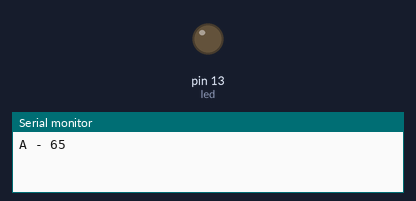
Simulated run of this sketch. Board: Arduino Uno, built with avr-gcc and run on an emulated ATmega328P. On the bench: output pins drawn as LEDs (lit = HIGH), the last lines printed to the serial monitor.

Above: at 1.0 s.
At 3.0 s:
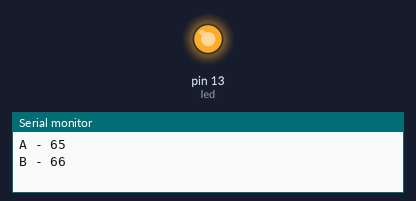
Timing chart, 0 to 5.2 s (numbered marks = the images above):
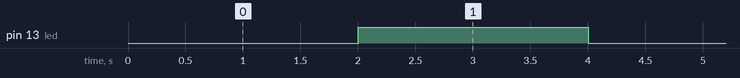

Measured:
- by itself, pin 13 (led): alternates HIGH for 2.0 s and LOW for 2.0 s

The sketch:

Ex1.ino
```cpp
int letra = 65;
const int Z = 90;
int led = 13;
void setup()
{
  Serial.begin(9600);
  pinMode(13, OUTPUT);
}

void loop()
{
  Serial.write(letra);
  Serial.print(" - ");
  Serial.print(letra);
  Serial.print("\n");

  if(letra % 2 == 0){
  digitalWrite(led, 1);
  delay(1000);
  }
  else{
  digitalWrite(led, 0);
  delay(1000);
  }

  letra++;
  delay(1000);

  if(letra > 90){
  letra = 65;
  }

}
```
